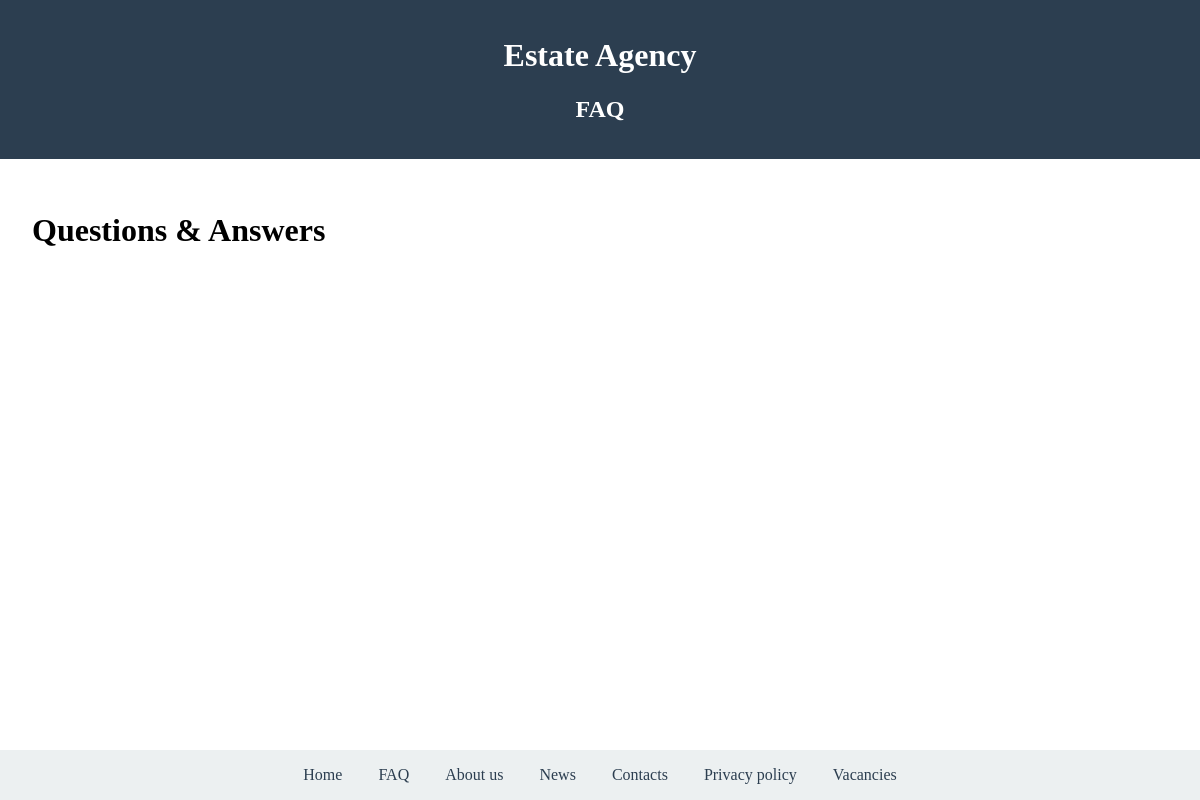
The app's page /faq/, older data.
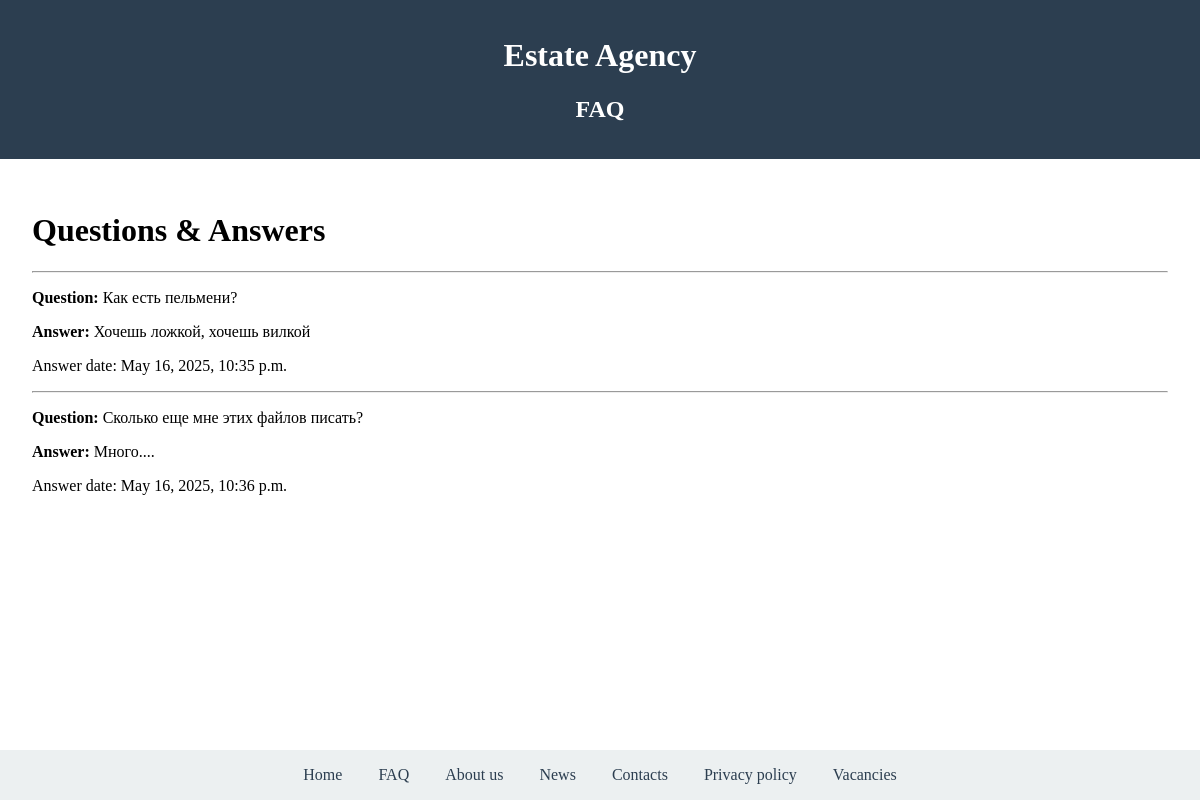
The same page, newer data.
### site_manager/models.py (models this page shows, shortened)
class FAQ(models.Model):
    question = models.CharField(max_length=120)
    answer = models.CharField(max_length=500)
    answer_date = models.DateTimeField(auto_now_add=True)

### site_manager/views.py (the view)
# urls.py: path('faq/', views.faq, name='faq'),
def faq(request):
    faq = FAQ.objects.all()
    return render(request, 'site_manager/faq.html',
    {"faq": faq})

### site_manager/templates/site_manager/faq.html
{% extends "base.html" %}
{% block site_name %}FAQ{% endblock %}
{% block content %}
    <h1>Questions & Answers</h1>
    {% for item in faq %}
        <hr>
        <p><strong>Question: </strong>{{item.question}}</p>
        <p><strong>Answer: </strong>{{item.answer}}</p>
        <p>Answer date: {{item.answer_date}}</p>
    {% endfor %}
{% endblock %}

Row changes from the older to the newer data that the page shows:
added FAQ: question "Как есть пельмени?", answer "Хочешь ложкой, хочешь вилкой", answer_date "May 16, 2025, 10:35 p.m."
added FAQ: question "Сколько еще мне этих файлов писать?", answer "Много....", answer_date "May 16, 2025, 10:36 p.m."
